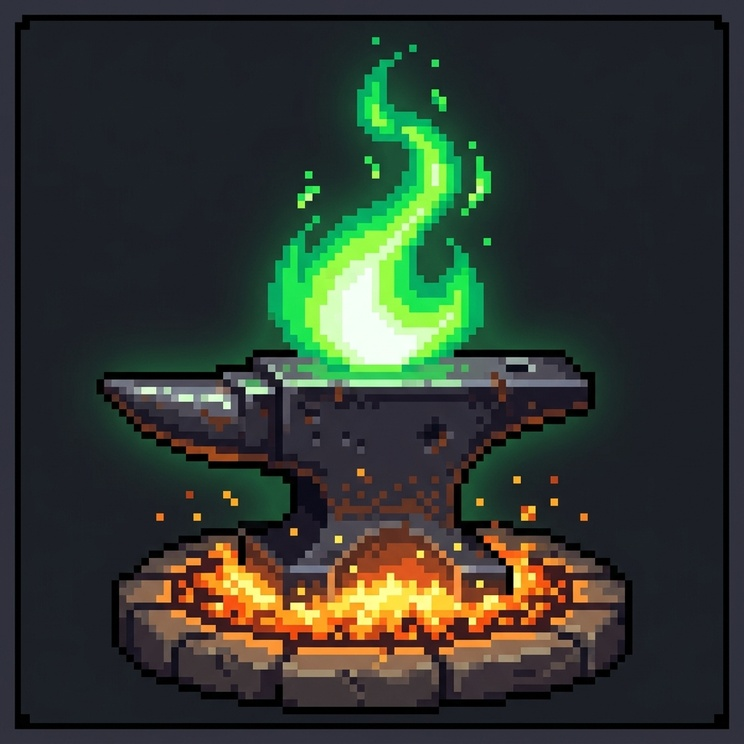
#> input picture src/assets/art/flame_anvil.jpg, 744 x 744 px, shrunk from 1024 x 1024 before the run
$ python -i process_sprites.py   (imports and definitions only)
#> lines starting #> are read from the running program, lines starting #| are printed output that depends on the picture
"""
FORJA · pipeline de sprites pixel art.

Convierte las hojas generadas (fondo magenta plano, arte ampliado y con
artefactos JPEG) en sprites PNG de baja resolución auténtica y transparentes:

  1. Elimina el fondo magenta (chroma key con tolerancia).
  2. Separa cada objeto por componentes conectados / celdas de la rejilla.
  3. Detecta el tamaño real del «píxel» del arte y reduce la imagen
     promediando solo píxeles opacos (sin halos magenta).
  4. Cuantiza a una paleta limitada para recuperar colores planos.

Uso:  python scripts/art/process_sprites.py <dir_origen>
"""
from __future__ import annotations

import sys
from pathlib import Path

import numpy as np
from PIL import Image

ROOT = Path(__file__).resolve().parents[2]
OUT = ROOT / "src" / "assets" / "forja"


# [110 lines left out: functions magenta_mask, estimate_pixel_size, downsample, quantize, remove_specks, trim and 2 more, not called in this run]


def main(src: Path) -> None:
    sheets = {
        "forja_sprite_sheet_1": (3, 3, ["moto", "jerrycan", "tools", "coins", "parcel", "gauge", "strongbox", "cog", "ledger"]),
        "forja_sprite_sheet_two": (3, 3, ["helmet", "chain", "iou", "calendar", "flag", "blueprint", "lever", "conveyor", "sack"]),
        "forja_empty_states": (2, 2, ["empty_crate", "empty_bench", "chain_broken", "ledger_check"]),
    }
    for prefix, (cols, rows, names) in sheets.items():
        matches = sorted(src.glob(f"{prefix}*.jpg"))
        if not matches:
            print("falta", prefix)
            continue
        img = Image.open(matches[-1])
        for r, c, cell in grid_cells(img, cols, rows):
            process_cell(cell, names[r * cols + c])

    moto = sorted(src.glob("forja_moto_large*.jpg"))
    if moto:
        process_cell(np.asarray(Image.open(moto[-1]).convert("RGB")), "moto_large", colors=48, force_p=8)

    hero = sorted(src.glob("forja_workshop_hero*.jpg"))
    if hero:
        img = Image.open(hero[-1]).convert("RGB")
        arr = np.asarray(img).astype(int)
        # Recorta las bandas negras superior/inferior (letterbox) del render.
        rows = arr.mean(axis=(1, 2))
        top = next(i for i, v in enumerate(rows) if v > 22)
        bottom = len(rows) - next(i for i, v in enumerate(rows[::-1]) if v > 22)
        img = img.crop((0, top, img.width, bottom))
        OUT.mkdir(parents=True, exist_ok=True)
        img.save(OUT / "workshop_hero.webp", quality=92, method=6)
        print(f"hero -> {img.width}x{img.height}")


# [2 lines not run here, left out]

>>> import cv2
>>> picture = cv2.imread('../../src/assets/art/flame_anvil.jpg', cv2.IMREAD_GRAYSCALE)
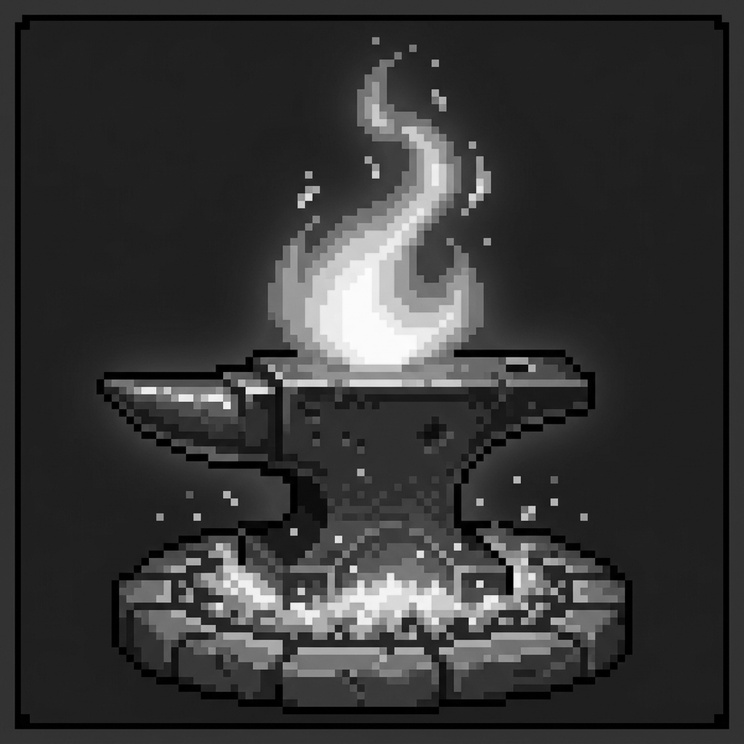
#> picture: shape (744, 744); min 0, max 255, mean 53.9
#> (the run stopped early here; a loop or call above may not have finished)
